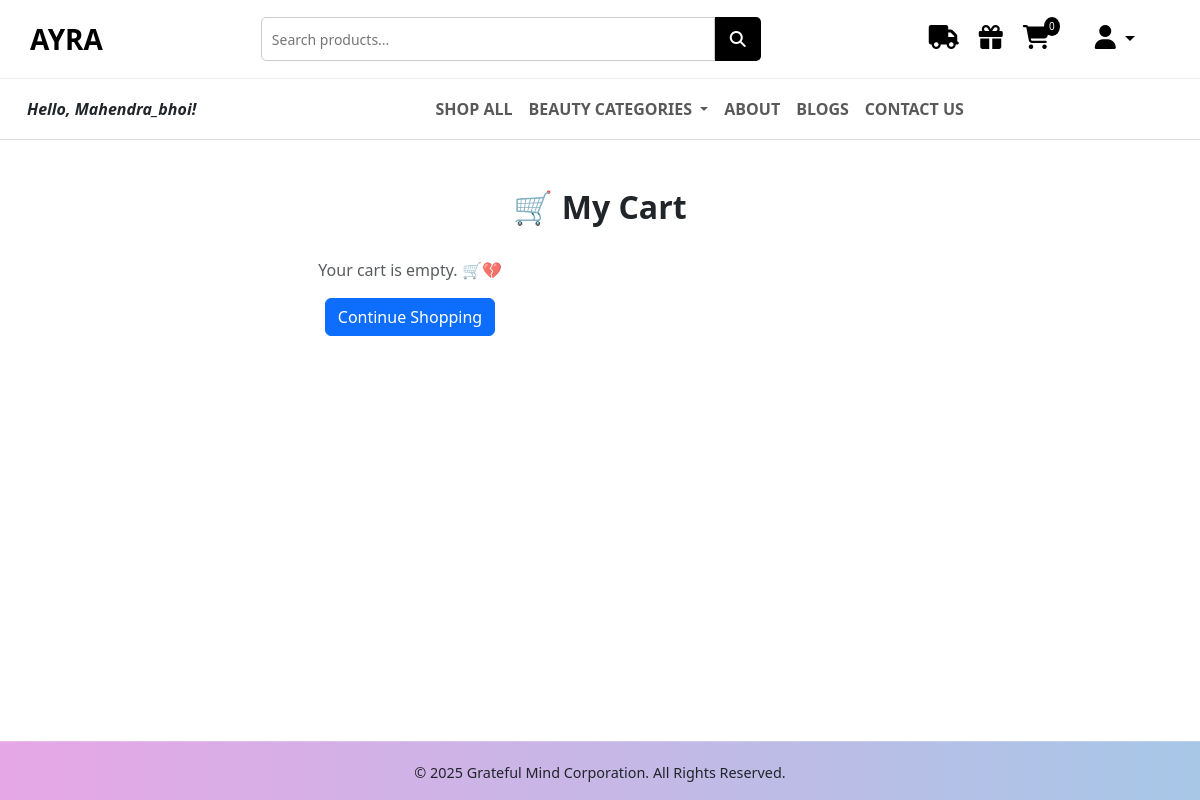
The page /cart/ (signed in) on the database as committed earlier.
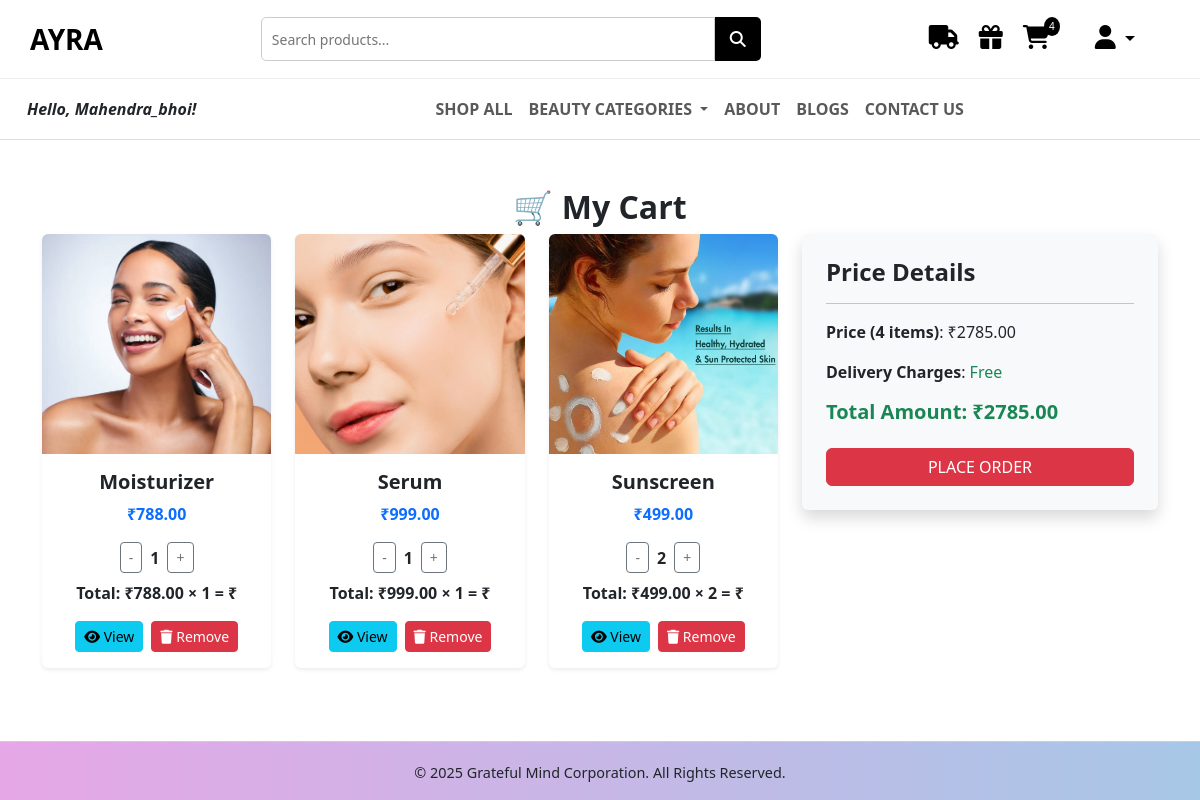
The same page on the database as committed later.
### AYRA/models.py (models this page shows, shortened)
class Cart(models.Model):
    user = models.ForeignKey(User, on_delete=models.CASCADE)
    product = models.ForeignKey(Product, on_delete=models.CASCADE)
    quantity = models.PositiveIntegerField(default=1)
    created_at = models.DateTimeField(default=timezone.now)

class Product(models.Model):
    name = models.CharField(max_length=255)
    image = models.ImageField(upload_to='products/')
    description = models.TextField()
    price = models.DecimalField(max_digits=8, decimal_places=2)
    rating = models.FloatField()
    reviews = models.PositiveIntegerField()
    is_bestseller = models.BooleanField(default=False)
    tag_line = models.CharField(max_length=255, blank=True, null=True)
    category = models.ForeignKey(Category, on_delete=models.CASCADE)

### AYRA/views.py (the view)
# urls.py: path('cart/', views.cart_view, name='cart_view'),
@login_required(login_url='login')
def cart_view(request):
    cart_items = Cart.objects.filter(user=request.user)
    total_price = sum(item.product.price * item.quantity for item in cart_items)
    total_items = sum(item.quantity for item in cart_items)
    context = {
        'cart_items': cart_items,
        'cart_total': total_price,
        'cart_count': total_items
    }
    return render(request, 'cart.html', context)

### AYRA/context_processors.py (called while the page is built)
def cart_count(request):
    if request.user.is_authenticated:
        count = Cart.objects.filter(user=request.user).count()
    else:
        count = 0
    return {'cart_count': count}

def categories_context(request):
    categories = Category.objects.all()
    print("Categories==>",categories)
    return {'nav_categories': categories}

### AYRA/models.py (called while the page is built)
    def __str__(self):
        return self.name

### templates/cart.html
{% extends 'base.html' %}
{% load static %}
{% block 'main' %}
<div class="container my-5">
    <h2 class="text-center fw-bold">🛒 My Cart</h2>
    <div class="row">
        <div class="col-md-8">
            {% if cart_items %}
            <div class="row row-cols-1 row-cols-md-2 row-cols-lg-3 g-4">
                {% for item in cart_items %}
                <div class="col">
                    <div class="card h-100 shadow-sm border-0 rounded">
                        <img src="{{ item.product.image.url }}" class="card-img-top rounded-top" alt="{{ item.product.name }}" style="height: 220px; object-fit: cover;">
                        <div class="card-body text-center">
                            <h5 class="card-title fw-bold">{{ item.product.name }}</h5>
                            <p class="text-primary fw-semibold">₹{{ item.product.price }}</p>
                            <div class="d-flex justify-content-center align-items-center gap-2">
                                <a href="{% url 'update_qty' item.product.id 0 %}" class="btn btn-sm btn-outline-secondary">-</a>
                                <span class="fw-bold">{{ item.quantity }}</span>
                                <a href="{% url 'update_qty' item.product.id 1 %}" class="btn btn-sm btn-outline-secondary">+</a>
                            </div>
                            <p class="fw-bold mt-2">Total: ₹{{ item.product.price|floatformat:2 }} × {{ item.quantity }} = ₹{{ item.total_price|floatformat:2 }}</p>
                            <div class="d-flex justify-content-center gap-2">
                                <a href="{% url 'product_detail' item.product.id %}" class="btn btn-info btn-sm">
                                    <i class="fas fa-eye"></i> View
                                </a>
                                <a href="{% url 'remove_from_cart' item.product.id %}" class="btn btn-danger btn-sm">
                                    <i class="fas fa-trash"></i> Remove
                                </a>
                            </div>
                        </div>
                    </div>
                </div>
                {% endfor %}
            </div>
            {% else %}
                <div class="text-center mt-4">
                    <p class="text-muted">Your cart is empty. 🛒💔</p>
                    <a href="{% url 'home' %}" class="btn btn-primary">Continue Shopping</a>
                </div>
            {% endif %}
        </div>
        {% if cart_items %}
        <div class="col-md-4">
            <div class="p-4 shadow rounded bg-light">
                <h4 class="fw-bold">Price Details</h4>
                <hr>
                <p><strong>Price ({{ cart_count }} items)</strong>: ₹{{ cart_total }}</p>
                <p><strong>Delivery Charges</strong>: <span class="text-success">Free</span></p>
                <h5 class="fw-bold text-success">Total Amount: ₹{{ cart_total }}</h5>
                <a href="{% url 'place_order' %}" class="btn btn-danger w-100 mt-3">PLACE ORDER</a>
            </div>
        </div>
        {% endif %}
    </div>
</div>
{% endblock %}

### templates/base.html (shortened to what this page needs)
{% load static %}
<!DOCTYPE html>
<html lang="en">
<head>
  <link rel="stylesheet" href="{% static 'css/style.css' %}">
  <link href="https://cdn.jsdelivr.net/npm/bootstrap@5.3.0/dist/css/bootstrap.min.css" rel="stylesheet">
  <link rel="stylesheet" href="https://cdnjs.cloudflare.com/ajax/libs/font-awesome/6.4.0/css/all.min.css">
</head>
<body>
  <div class="top-row">
    <a href="{% url 'home' %}" class="logo">AYRA</a>
    <div class="search-bar">
      <form method="GET" action="{% url 'search_products' %}">
        <input type="text" name="q" placeholder="Search products...">
        <button type="submit"><i class="fas fa-search"></i></button>
      </form>
    </div>
    <div class="nav-icons">
      <a href="{% url 'shipping_policy' %}"><i class="fas fa-truck"></i></a>
      <a href="/wishlist"><i class="fas fa-gift"></i></a>
      <a href="{% url 'cart_view' %}">
        <i class="fas fa-shopping-cart"></i>
        <span class="cart-count">{{ cart_count }}</span>
      </a>
      <li class="nav-item dropdown">
        <a class="nav-link dropdown-toggle" href="#" id="userDropdown" role="button" data-bs-toggle="dropdown" aria-expanded="false">
          <i class="fas fa-user"></i>
        </a>
      </li>
    </div>
  </div>
  <nav class="navbar navbar-expand-lg navbar-light bg-white">
    <div class="container-fluid">
      <div class="collapse navbar-collapse" id="navbarSupportedContent">
        <div class="user-info">
          {% if user.is_authenticated %}
              <i>Hello, {{ user.username }}!</i>
          {% endif %}
        </div>
        <ul class="navbar-nav mx-auto mb-2 mb-lg-0">
          <li class="nav-item">
            <a class="nav-link" href="{% url 'all_products' %}">SHOP ALL</a>
          </li>
          <li class="nav-item dropdown">
            <a class="nav-link dropdown-toggle" href="#" id="navbarDropdown"
               role="button" data-bs-toggle="dropdown" aria-expanded="false">
              BEAUTY CATEGORIES
            </a>
          </li>
          <li class="nav-item">
            <a class="nav-link" href="/about">ABOUT</a>
          </li>
          <li class="nav-item">
            <a class="nav-link" href="/blog_list">BLOGS</a>
          </li>
          <li class="nav-item">
            <a class="nav-link" href="/contact">CONTACT US</a>
          </li>
        </ul>
      </div>
    </div>
  </nav>
  {% block 'main' %}{% endblock 'main' %}
  {% block footer %}
  <footer class="footer">
    <div class="footer-bottom">
      <p>&copy; 2025 Grateful Mind Corporation. All Rights Reserved.</p>
    </div>
  </footer>
  {% endblock %}
</body>
</html>

### static/css/style.css (style rules this page uses)
body { margin: 0; font-family: 'Helvetica Neue', sans-serif; }
.navbar { display: flex; justify-content: space-between; align-items: center; padding: 15px 30px; border-bottom: 1px solid #ddd; background: #fff; }
.logo { font-size: 28px; font-weight: bold; }
.nav-icons a { color: #000; margin-left: 20px; font-size: 18px; position: relative; }
.cart-count { background: black; color: white; border-radius: 50%; font-size: 10px; padding: 2px 5px; position: absolute; top: -8px; right: -10px; }

### templates/base.html (style rules this page uses)
.top-row { display: flex; justify-content: space-between; align-items: center; padding: 15px 30px; background: #fff; border-bottom: 1px solid #eee; }
.logo { font-size: 28px; font-weight: bold; text-decoration: none; color: #000; }
.search-bar { flex-grow: 1; max-width: 500px; margin: 0 20px; }
.search-bar form { display: flex; }
.search-bar input { flex-grow: 1; padding: 10px; border: 1px solid #ccc; border-radius: 5px 0 0 5px; font-size: 14px; }
.search-bar button { padding: 10px 15px; background: #000; color: white; border: none; border-radius: 0 5px 5px 0; cursor: pointer; }
.nav-icons a { margin-left: 20px; color: #000; font-size: 18px; position: relative; text-decoration: none; }
.cart-count { background: black; color: white; font-size: 10px; padding: 2px 5px; border-radius: 50%; position: absolute; top: -8px; right: -10px; }
.nav-link { font-weight: 600; padding: 10px 15px; }
.footer { background: linear-gradient(to right, #e6a7e6, #a7c7e7); position: fixed; bottom:0px; width:100%; }
.footer-bottom { text-align: center; font-size: 0.9rem; padding-top: 20px; border-top: 1px solid rgba(255,255,255,0.2); }
.nav-icons { display: flex; align-items: center; justify-content: space-between; }
.nav-icons a, .nav-icons li { margin: 0 10px; display: inline-block; }
.nav-icons i { font-size: 1.5rem; }
.user-info { flex-direction: column; padding: 10px; font-weight: 600; padding: 10px 15px; }

Rows that differ between the two databases and show on the page:
added Cart: product.image (picture), product.name "Moisturizer", product.price "788.00", quantity "1"
added Cart: product.image (picture), product.name "Serum", product.price "999.00", quantity "1"
added Cart: product.image (picture), product.name "Sunscreen", product.price "499.00", quantity "2"
Other text that changed with them:
{{ cart_count }}: "0" → "4"
{{ cart_count }}: (not shown) → "4"
{{ cart_total }}: (not shown) → "2785.00"
text no longer shown: "Your cart is empty. 🛒💔 Continue Shopping"
text now shown: "Price Details Price ( items) : ₹ Delivery Charges : Free Total Amount: ₹ PLACE ORDER"
